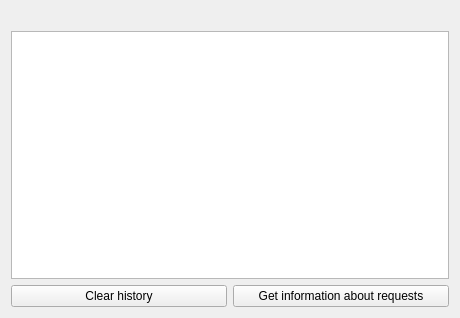
<?xml version="1.0" encoding="UTF-8"?>
<ui version="4.0">
 <class>Form</class>
 <widget class="QWidget" name="Form">
  <property name="geometry">
   <rect>
    <x>0</x>
    <y>0</y>
    <width>460</width>
    <height>318</height>
   </rect>
  </property>
  <property name="windowTitle">
   <string>History of requests</string>
  </property>
  <layout class="QVBoxLayout" name="verticalLayout">
   <item>
    <widget class="QLabel" name="statusbar">
     <property name="text">
      <string/>
     </property>
    </widget>
   </item>
   <item>
    <widget class="QTableWidget" name="tableWidget"/>
   </item>
   <item>
    <layout class="QHBoxLayout" name="horizontalLayout">
     <item>
      <widget class="QPushButton" name="clear">
       <property name="minimumSize">
        <size>
         <width>179</width>
         <height>0</height>
        </size>
       </property>
       <property name="text">
        <string>Clear history</string>
       </property>
      </widget>
     </item>
     <item>
      <widget class="QPushButton" name="get_info">
       <property name="text">
        <string>Get information about requests</string>
       </property>
      </widget>
     </item>
    </layout>
   </item>
  </layout>
 </widget>
 <resources/>
 <connections/>
</ui>
